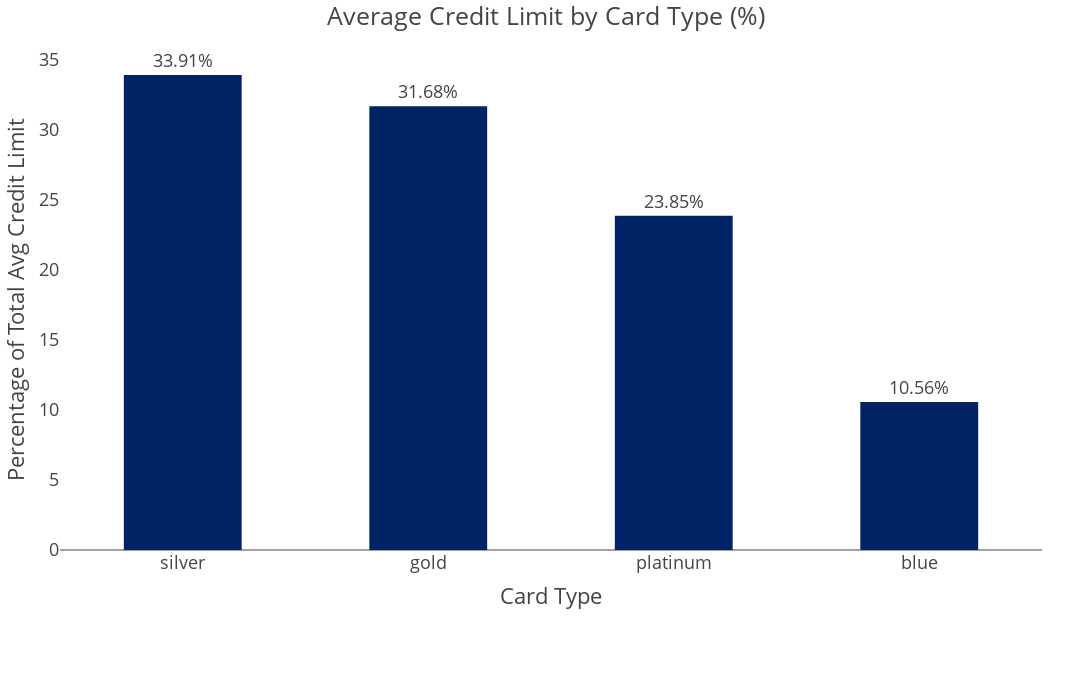

The notebook cell saved with this chart:
### Markdown cell above
Purpose: Shows the distribution of average credit limits across different card types.

Key Insights:

Platinum cards have the highest average credit limit (33.9%), followed by gold (31.68%) and silver (23.85%).

Blue cards have the lowest limit (10.56%).

Implication: Premium cards (platinum/gold) offer higher credit limits, likely targeting high-income customers.

### Code cell
fig = px.bar(
    avg_credit_by_card,
    x='Card_Category',
    y='percentage',
    title='Average Credit Limit by Card Type (%)',
    color_discrete_sequence=['#002366'],
    text='percentage',
    height=700,
    width=1100
)

fig.update_layout(
    template="presentation",
    xaxis_title="Card Type",
    yaxis_title="Percentage of Total Avg Credit Limit",
    legend_title_text=None,
    bargap=0.4,
    bargroupgap=0.2, 
    margin=dict(l=60, r=50, t=50, b=150),
    paper_bgcolor="rgba(0, 0, 0, 0)",
    plot_bgcolor="rgba(0, 0, 0, 0)",
    xaxis=dict(showgrid=False),
    yaxis=dict(showgrid=False)
)

fig.update_traces(
    texttemplate="%{text:.2f}%",
    textposition="outside",
    marker_line_width=0
)

fig.write_image(os.path.join(results_dir, 'Avg_Credit_Limit_by_Card_Type.jpg'))
fig.write_image(os.path.join(results_dir, 'Avg_Credit_Limit_by_Card_Type.png'))
fig.write_html(os.path.join(results_dir, 'Avg_Credit_Limit_by_Card_Type.html'))

fig.show()

### Figure 1 — Plotly figure (JSON) as saved in the notebook; plotly's stock layout.template omitted (floating-point values rounded to 4 significant figures)
{"data": [{"hovertemplate": "Card_Category=%{x}<br>percentage=%{text}<extra></extra>", "legendgroup": "", "marker": {"color": "#002366", "line": {"width": 0}, "pattern": {"shape": ""}}, "name": "", "orientation": "v", "showlegend": false, "text": [33.91, 31.68, 23.85, 10.56], "textposition": "outside", "texttemplate": "%{text:.2f}%", "type": "bar", "x": ["silver", "gold", "platinum", "blue"], "xaxis": "x", "y": [33.91, 31.68, 23.85, 10.56], "yaxis": "y"}], "layout": {"bargap": 0.4, "bargroupgap": 0.2, "barmode": "relative", "height": 700, "legend": {"tracegroupgap": 0}, "margin": {"b": 150, "l": 60, "r": 50, "t": 50}, "paper_bgcolor": "rgba(0, 0, 0, 0)", "plot_bgcolor": "rgba(0, 0, 0, 0)", "title": {"text": "Average Credit Limit by Card Type (%)"}, "width": 1100, "xaxis": {"anchor": "y", "autorange": true, "domain": [0, 1], "range": [-0.5, 3.5], "showgrid": false, "title": {"text": "Card Type"}, "type": "category"}, "yaxis": {"anchor": "x", "autorange": true, "domain": [0, 1], "range": [0, 35.69], "showgrid": false, "title": {"text": "Percentage of Total Avg Credit Limit"}, "type": "linear"}}}
